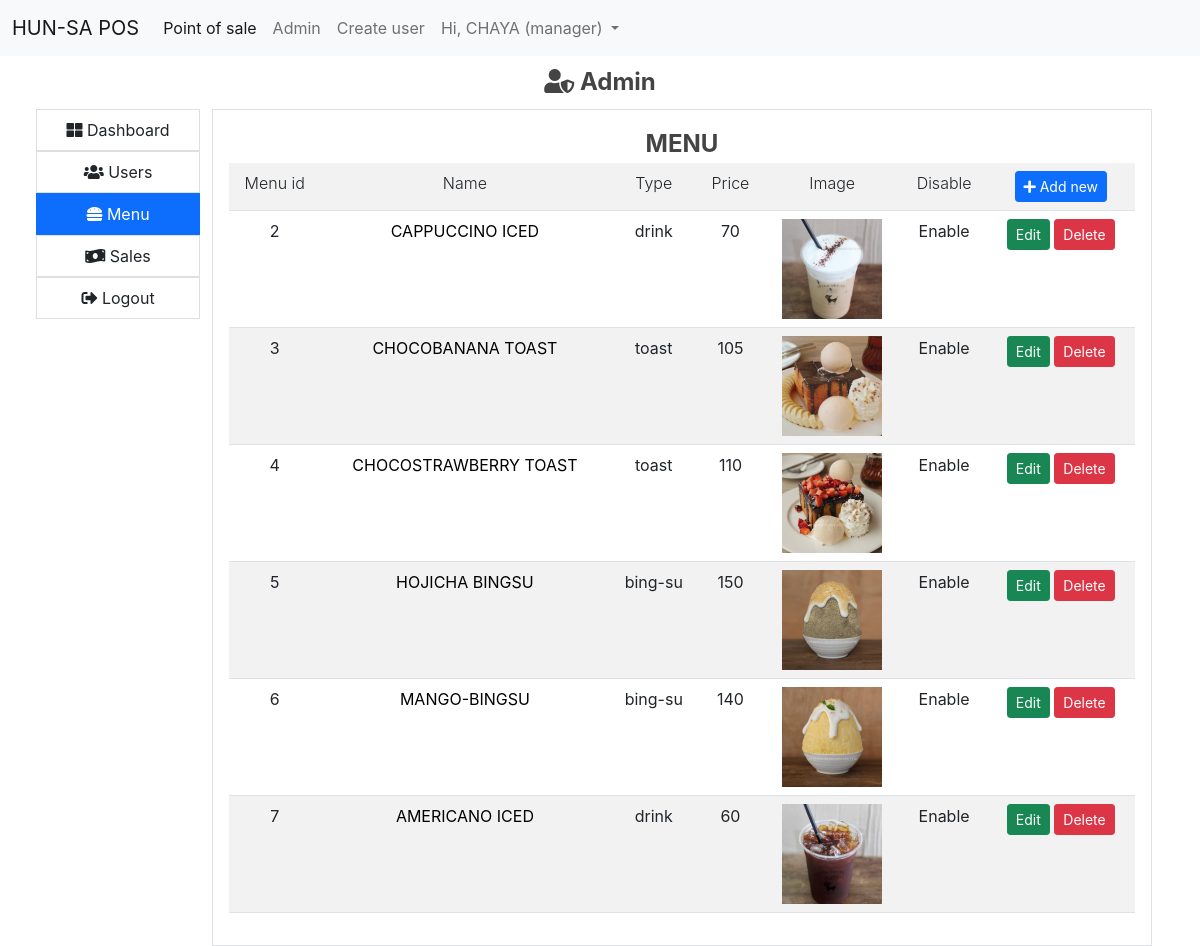
/index.php?pg=admin&tab=menu (signed in), run on the app's committed database.
### tables this page shows
CREATE TABLE `menu_info` (
  `menu_id` int(11) NOT NULL,
  `menu_name` text NOT NULL,
  `menu_price` int(11) NOT NULL,
  `disable` tinyint(4) NOT NULL,
  `menu_type` text NOT NULL,
  `menu_img` text NOT NULL
);

### app/core/init.php (called while the page is built, shortened)
<?php
require "../app/core/functions.php";
require "../app/core/database.php";
require "../app/core/model.php";
function my_function($classname)
{
	$filename = "../app/models/".ucfirst($classname) . ".php";
}

### app/models/Auth.php (called while the page is built, shortened)
<?php
class Auth
{
	public static function get($column)
	{
		if(!empty($_SESSION['USER'][$column])){
			return $_SESSION['USER'][$column];
		}
		return "Unknown";
	}
	public static function logged_in()
	{
		if(!empty($_SESSION['USER'])){
			$db = new Database();
			if($db->query("select * from users where username = :username limit 1",['username'=>$_SESSION['USER']['username']]))
			{
				return true;
			}
		}
		return false;
	}
	public static function access($role)
	{
		$access['admin'] = ['manager'];
		$access['cashier'] = ['manager','cashier'];
		$myrole = self::get('role');
		if(in_array($myrole, $access[$role]))
		{
			return true;
		}
		return false;
	}
}

### app/core/functions.php (called while the page is built, shortened)
<?php
function esc($str)
{
	return htmlspecialchars($str);
}
function auth($column)
{
	if(!empty($_SESSION['USER'][$column])){
		return $_SESSION['USER'][$column];
	}
	return "Unknown";
}
function crop($filename,$size = 400,$type = 'product')
{
	$ext = strtolower(pathinfo($filename,PATHINFO_EXTENSION));
	$cropped_file = preg_replace("/\.$ext$/", "_cropped.".$ext, $filename);
	if(file_exists($cropped_file))
	{
		return $cropped_file;
	}
	return $cropped_file;
}

### app/core/database.php (called while the page is built)
<?php
class Database
{
	private function db_connect(){
		$DBHOST = "localhost";
		$DBNAME = "pos_hunsa";
		$DBUSER = "root";
		$DBPASS = "";
		$DBDRIVER = "mysql";
		try{
			$con = new PDO("$DBDRIVER:host=$DBHOST;dbname=$DBNAME",$DBUSER,$DBPASS);
		}catch(PDOException $e){
			echo $e->getMessage();
		}
		return $con;
	}
	public function query($query,$data = array())
	{
		$con = $this->db_connect();
		$smt = $con->prepare($query);
		$check = $smt->execute($data);
		if($check)
		{
			$result = $smt->fetchAll(PDO::FETCH_ASSOC);
			if(is_array($result) && count($result) > 0){
				return $result;
			}
		}
		return false;
	}
}

### app/core/model.php (called while the page is built, shortened)
<?php
class Model extends Database
{
	public function getAll($limit = 10,$offset = 0,$order = "desc",$order_column = "id")
	{
		$query = "select * from $this->table order by $order_column $order limit $limit offset $offset";
		$db = new Database;
		return $db->query($query);
	}
}

### app/views/admin/menu.view.php (the view)
<div class="table-responsive">
	<table class="table table-striped table-hover">
		<tr>
			<th>Menu id</th>
			<th>Name</th>
			<th>Type</th>
			<th>Price</th>
			<th>Image</th>
			<th>Disable</th>
			<th>
				<a href="index.php?pg=menu-new">
					<button class="btn btn-primary btn-sm"><i class="fa fa-plus"></i> Add new</button>
				</a>
			</th>
		</tr>
		<?php if (!empty($products)) : ?>
			<?php foreach ($products as $product) : ?>
				<tr>
					<td><?= esc($product['menu_id']) ?></td>
					<td>
						<a href="index.php?pg=menu-edit&id=<?= $product['menu_id'] ?>">
							<?= esc(strtoupper($product['menu_name'])) ?>
						</a>
					</td>
					<td><?= esc($product['menu_type']) ?></td>
					<td><?= esc($product['menu_price']) ?></td>
					<td>
						<img src="<?= crop($product['menu_img']) ?>" style="width: 100%;max-width:100px;">
					</td>
					<td>
						<?php
						if($product['disable']==0)
						{
							echo "Enable";
						}
						else
						{
							echo "Disable";
						}
						?>
					</td>
					<td>
						<a href="index.php?pg=menu-edit&id=<?= $product['menu_id'] ?>">
							<button class="btn btn-success btn-sm">Edit</button>
						</a>
						<a href="index.php?pg=menu-delete&id=<?= $product['menu_id'] ?>">
							<button class="btn btn-danger btn-sm">Delete</button>
						</a>
					</td>
				</tr>
			<?php endforeach; ?>
		<?php endif; ?>
	</table>
</div>

### public/index.php (shortened to what this page needs)
<?php
require "../app/core/init.php";
$controller = $_GET['pg'] ?? "home";
$controller = strtolower($controller);
if(file_exists("../app/controllers/".$controller . ".php"))
{
	require "../app/controllers/".$controller . ".php";
} ?>

### app/controllers/admin.php (shortened to what this page needs)
<?php
$tab = $_GET['tab'] ?? 'dashboard';
if($tab == "menu")
{
	$menuClass = new Menu_info();
	$products = $menuClass->getAll(300,0,'asc','menu_id');
}
if(Auth::access('admin')){
	require views_path('admin/admin');
}else{
	Auth::setMessage("You dont have access to the admin page");
	require views_path('auth/denied');
}

### app/views/partials/header.view.php (shortened to what this page needs)
<!DOCTYPE html>
<html>
<head>
	<link rel="stylesheet" type="text/css" href="assets/css/bootstrap.min.css">
	<link rel="stylesheet" type="text/css" href="assets/css/all.min.css">
	<link rel="stylesheet" type="text/css" href="assets/css/main.css">
	<link rel="stylesheet" href="assets/css/kioskboard-2.3.0.min.css" />
</head>
<body>
	<?php
		$no_nav[] = "login";
	?>
	<?php if(!in_array($controller, $no_nav)):?>
		<?php require views_path('partials/nav');?>
	<?php endif;?>
	<div class="container-fluid" style="min-width: 350px;">

### app/views/partials/nav.view.php (shortened to what this page needs)
<nav class="navbar navbar-expand-lg navbar-light bg-light" style="min-width:350px">
	  <div class="container-fluid">
	    <a class="navbar-brand" href="index.php?pg=home"><?=esc(APP_NAME)?></a>
	    <div class="collapse navbar-collapse" id="navbarSupportedContent">
	      <ul class="navbar-nav me-auto mb-2 mb-lg-0">
	        <li class="nav-item">
	          <a class="nav-link active" aria-current="page" href="index.php?pg=home">Point of sale</a>
	        </li>
	        <?php if(Auth::access('admin')):?>
		        <li class="nav-item">
		          <a class="nav-link" href="index.php?pg=admin">Admin</a>
		        </li>
		    <?php endif;?>
	        <?php if(Auth::access('admin')):?>
		        <li class="nav-item">
		          <a class="nav-link" href="index.php?pg=signup">Create user</a>
		        </li>
		    <?php endif;?>
		    <?php if(!Auth::logged_in()):?>
		        <li class="nav-item">
		          <a class="nav-link" href="index.php?pg=login">Login</a>
		        </li>
	        <?php else:?>
		        <li class="nav-item dropdown">
		          <a class="nav-link dropdown-toggle" href="#" id="navbarDropdown" role="button" data-bs-toggle="dropdown" aria-expanded="false">
		            Hi, <?=strtoupper(auth('firstname'))?> (<?=Auth::get('role')?>)
		          </a>
		        </li>
	    	 <?php endif;?>
	      </ul>
	    </div>
	  </div>
	</nav>

### app/views/admin/admin.view.php (shortened to what this page needs)
<?php require views_path('partials/header');?>
<div style="color:#444">
	<center class="p-2"><h4><i class="fa fa-user-shield"></i> Admin</h4></center>
	<div class="container-fluid row">
		<div class="col-12 col-sm-4 col-md-3 col-lg-2">
			<ul class="list-group">
				<a href="index.php?pg=admin&tab=dashboard">
			  		<li class="list-group-item <?=!$tab || $tab == 'dashboard'?'active':''?>" ><i class="fa fa-th-large"></i> Dashboard</li>
			  	</a>
			  	<a href="index.php?pg=admin&tab=users">
			  		<li class="list-group-item <?=$tab=='users'?'active':''?>"><i class="fa fa-users"></i> Users</li>
				</a>
			  	<a href="index.php?pg=admin&tab=menu">
			  		<li class="list-group-item <?=$tab=='menu'?'active':''?>"><i class="fa fa-hamburger"></i> Menu</li>
				</a>
				<a href="index.php?pg=admin&tab=sales">
			  		<li class="list-group-item <?=$tab=='sales'?'active':''?>"><i class="fa fa-money-bill-wave"></i> Sales</li>
				</a>
			  	<a href="index.php?pg=logout">
			  		<li class="list-group-item"><i class="fa fa-sign-out-alt"></i> Logout</li>
				</a>
			</ul>
		</div>
		<div class="border col p-3">
			<h4><?=strtoupper($tab)?></h4>
			<?php
				switch ($tab) {
					case 'menu':
						require views_path('admin/menu');
						break;
				}
			?>
		</div>
	</div>
</div>
<?php require views_path('partials/footer');?>

### app/views/partials/footer.view.php (shortened to what this page needs)
	</div>
</body>
</html>

### public/assets/css/main.css (style rules this page uses)
body a { text-decoration: none; }

### data on the page
menu_info: menu_id "2", menu_name "CAPPUCCINO ICED", menu_type "drink", menu_price "70", shows a picture, disable "Enable"
menu_info: menu_id "3", menu_name "CHOCOBANANA TOAST", menu_type "toast", menu_price "105", shows a picture, disable "Enable"
menu_info: menu_id "4", menu_name "CHOCOSTRAWBERRY TOAST", menu_type "toast", menu_price "110", shows a picture, disable "Enable"
menu_info: menu_id "5", menu_name "HOJICHA BINGSU", menu_type "bing-su", menu_price "150", shows a picture, disable "Enable"
menu_info: menu_id "6", menu_name "MANGO-BINGSU", menu_type "bing-su", menu_price "140", shows a picture, disable "Enable"
menu_info: menu_id "7", menu_name "AMERICANO ICED", menu_type "drink", menu_price "60", shows a picture, disable "Enable"

### other printed values
APP_NAME "HUN-SA POS"
auth('firstname') "CHAYA"
Auth::get('role') "manager"
$tab "MENU"
